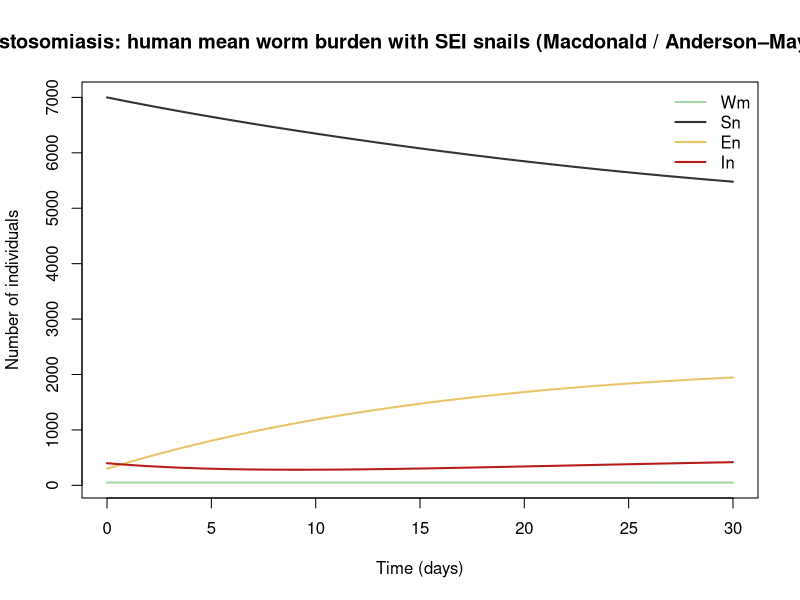

The R script that drew this image:
## Schistosomiasis: human mean worm burden with SEI snails (Macdonald / Anderson–May hybrid)
## Schistosomiasis (S. haematobium / S. mansoni).
## Parameter values: 0 of 12 checked against the source; the rest are recalled or illustrative.
## Reference: Structure follows the Macdonald (1965) / Anderson & May (1985, 1991) mean-worm-burden + snail-infection framework, as implemented in, for example, Sokolow SH et al. PNAS 2015;112(31):9650–9655
## Source: https://doi.org/10.1073/pnas.1502651112
##
## Generated from a compartmental model diagram (model format v1).
## Regenerating from the same diagram always gives this exact file.
##
## Compartments: Wm, Sn, En, In
## Flows (time unit: days):
##   (outside) -> Sn  : r_s * (1 - Nsn / K_s) * (Sn + En)
##   Sn -> En         : beta_sn * miracidia * Sn
##   En -> In         : sig_n * En
##   Sn -> (outside)  : mu_n * Sn
##   En -> (outside)  : mu_n * En
##   In -> (outside)  : mu_i * In
##   (outside) -> Wm  : lam_h * In
##   Wm -> (outside)  : (mu_wm + mu_h + tau_t) * Wm

library(deSolve)

# ---- Time ------------------------------------------------------------
times <- seq(0, 30, by = 0.05)  # days

# ---- Parameters ------------------------------------------------------
parameters <- c(
  H = 1000,                 # human population, held constant [I] (persons)
  r_s = 0.1,                # snail intrinsic birth rate [M/I] (day^-1)
  K_s = 10000,              # snail carrying capacity [I] (snails)
  mu_n = 1 / 60,            # snail death rate [M] (day^-1)
  sig_n = 1 / 40,           # snail prepatent period (about 4–6 weeks) [M] (day^-1)
  mu_i = 1 / 10,            # infected snail death rate [M] (day^-1)
  beta_sn = 7.5e-7,         # miracidial infection of snails. [I] chosen to give about 5% snail prevalence at Wm = 50. (day^-1 per mated pair)
  lam_h = 1e-4,             # cercarial establishment [I] (worms day^-1 per infected snail per person)
  mu_wm = 1 / (3.3 * 365),  # adult worm death (about 3–4 year life span) [M] (day^-1)
  mu_h = 1 / (60 * 365),    # human death rate [I] (day^-1)
  k_agg = 0.2,              # negative binomial aggregation [M/I]
  tau_t = 0                 # continuous praziquantel treatment (MDA) rate. Pulsed MDA alternative: ifelse((t - 365floor(t/365)) < 7, -log(1 - 0.750.86)/7, 0) [I; 86% worm kill is an M value
)

# ---- Initial conditions ----------------------------------------------
state <- c(
  Wm = 50,    # mean adult worm burden per human (worms/person)
  Sn = 7000,  # susceptible snails
  En = 300,   # exposed (prepatent) snails
  In = 400    # infected (cercariae-shedding) snails
)

# ---- Model equations -------------------------------------------------
schisto_snail_mwb_model <- function(t, state, parameters) {
  with(as.list(c(state, parameters)), {
    # Derived quantities
    phi_m <- Wm / (Wm + 2 * k_agg + 1)  # crude mating-probability approximation. The exact Macdonald mating function is an integral; this is [I].
    Nsn <- Sn + En + In
    miracidia <- 0.5 * Wm * H * phi_m   # mated pairs, a proxy for egg output

    # Rates of change
    dWm <- lam_h * In - (mu_wm + mu_h + tau_t) * Wm
    dSn <- r_s * (1 - Nsn / K_s) * (Sn + En) - beta_sn * miracidia * Sn - mu_n * Sn
    dEn <- beta_sn * miracidia * Sn - sig_n * En - mu_n * En
    dIn <- sig_n * En - mu_i * In

    list(c(dWm, dSn, dEn, dIn))
  })
}

# ---- Solve -----------------------------------------------------------
out <- ode(y = state, times = times, func = schisto_snail_mwb_model, parms = parameters)
out <- as.data.frame(out)

# ---- Plot ------------------------------------------------------------
compartment_cols <- c(Wm = "#A5D6A7", Sn = "#333333", En = "#E8C468", In = "#B71C1C")
matplot(out$time, out[, names(compartment_cols)], type = "l", lty = 1, lwd = 2,
        col = compartment_cols, xlab = "Time (days)", ylab = "Number of individuals",
        main = "Schistosomiasis: human mean worm burden with SEI snails (Macdonald / Anderson–May hybrid)")
legend("topright", legend = names(compartment_cols), col = compartment_cols,
       lty = 1, lwd = 2, bty = "n")
